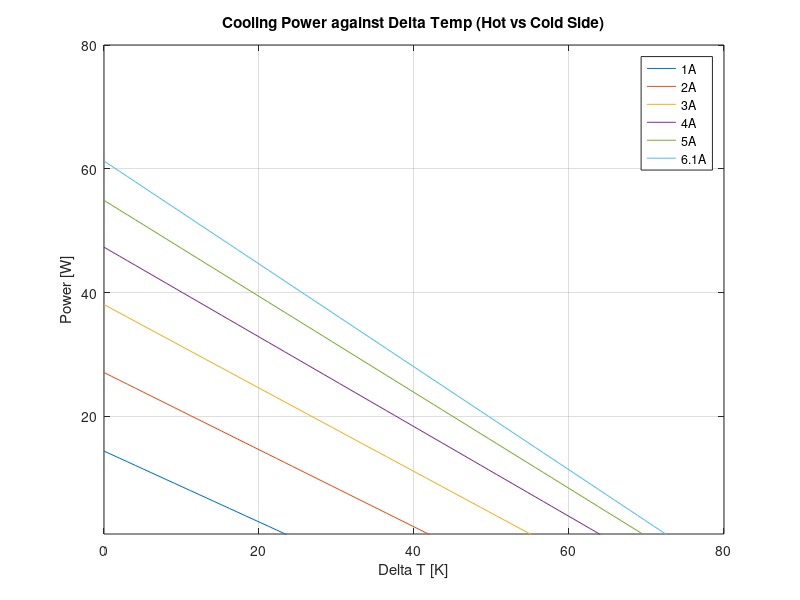

Write MATLAB code to recreate this figure.
%% Properties for calculation

clear global;
clc;clear;

%% Declare variables as global for use in other scripts (bad practice)
global kin_visc_air Cp_air k_air alpha_air Pr_air rho_air 
global R_e_hc R_k_hc alpha_seeback num_semi_cond


%% Properties



% Table C.9 - Bismuth Telluride Peltier element properties (TEC1-12706)
alpha_s_pos = 1 * 10^-4;           % V/degC
alpha_s_neg = -1 * 10^-4;          % V/degC
rho_e_pos = 0.15 * 10^-5;                   % Ohm-m
rho_e_neg = rho_e_pos;               % Ohm-m
k_bismuth_pos = 2.3;                 % W/mK
k_bismuth_neg = 2.3;                % W/mK
width_semi_cond = 0.00125;            % m (NOT TOO SURE..)
height_semi_cond = 0.0035;           % m
num_semi_cond = 254;                 % 127 couples

alpha_seeback = alpha_s_pos - alpha_s_neg;
R_e_hc = (height_semi_cond/(width_semi_cond^2)) * (rho_e_pos + rho_e_neg);
R_k_hc = 1 / ( num_semi_cond * (width_semi_cond^2/height_semi_cond) * (k_bismuth_pos + k_bismuth_neg) );

%% Plot cooling power against delta T curve

% T_h = 27 + 273.16;
T_h = 27 + 273.16;

delta_T_max = 80;
iters = 80;
delta_T_arr = linspace(0, delta_T_max, iters);
cooling_power_arr_1_amp = zeros(iters, 1);
cooling_power_arr_2_amp = zeros(iters, 1);
cooling_power_arr_3_amp = zeros(iters, 1);
cooling_power_arr_4_amp = zeros(iters, 1);
cooling_power_arr_5_amp = zeros(iters, 1);
cooling_power_arr_6_amp = zeros(iters, 1);




for i = 1:length(delta_T_arr)
    
    T_c = T_h - delta_T_arr(i);
    
    % 1 A
    J_e = 1;
    cooling_power_arr_1_amp(i) = -(num_semi_cond * alpha_seeback * J_e * T_c) + (delta_T_arr(i) / R_k_hc) + (0.5 * num_semi_cond * R_e_hc * J_e^2);
    
    % 2 A
    J_e = 2;
    cooling_power_arr_2_amp(i) = -(num_semi_cond * alpha_seeback * J_e * T_c) + (delta_T_arr(i) / R_k_hc) + (0.5 * num_semi_cond * R_e_hc * J_e^2);
    
    % 3 A
    J_e = 3;
    cooling_power_arr_3_amp(i) = -(num_semi_cond * alpha_seeback * J_e * T_c) + (delta_T_arr(i) / R_k_hc) + (0.5 * num_semi_cond * R_e_hc * J_e^2);
    
    % 4 A
    J_e = 4;
    cooling_power_arr_4_amp(i) = -(num_semi_cond * alpha_seeback * J_e * T_c) + (delta_T_arr(i) / R_k_hc) + (0.5 * num_semi_cond * R_e_hc * J_e^2);
    
    % 5 A
    J_e = 5;
    cooling_power_arr_5_amp(i) = -(num_semi_cond * alpha_seeback * J_e * T_c) + (delta_T_arr(i) / R_k_hc) + (0.5 * num_semi_cond * R_e_hc * J_e^2);
    
    % 6 A
    J_e = 6.1;
    cooling_power_arr_6_amp(i) = -(num_semi_cond * alpha_seeback * J_e * T_c) + (delta_T_arr(i) / R_k_hc) + (0.5 * num_semi_cond * R_e_hc * J_e^2);
    
end

plot(delta_T_arr, -cooling_power_arr_1_amp, delta_T_arr, -cooling_power_arr_2_amp, delta_T_arr, -cooling_power_arr_3_amp, delta_T_arr, -cooling_power_arr_4_amp, delta_T_arr, -cooling_power_arr_5_amp, delta_T_arr, -cooling_power_arr_6_amp);
title("Cooling Power against Delta Temp (Hot vs Cold Side)");
xlabel("Delta T [K]");
ylabel("Power [W]");
ylim([1,80]);
legend("1A", "2A", "3A", "4A", "5A", "6.1A", "Location", "NorthEast");
grid on;
